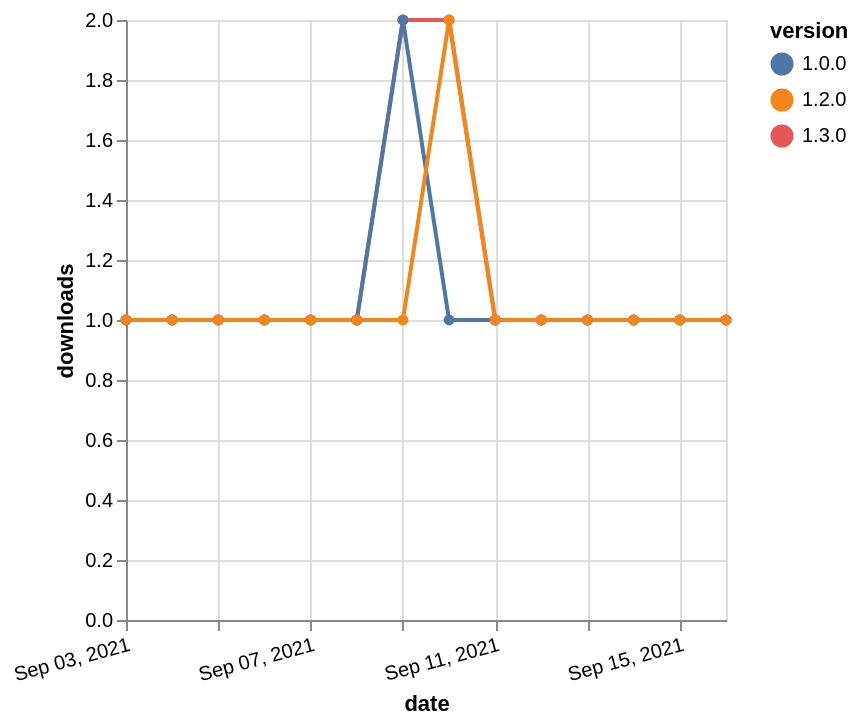

Specify this chart in Vega-Lite:
### Vega-Lite specification from a JSON file in a GitHub repository (floating-point values rounded to 4 significant figures)
{"$schema": "https://vega.github.io/schema/vega-lite/v5.json", "description": "A simple bar chart with embedded data.", "data": {"values": [{"date": "2021-09-03", "total": 165, "delta": 1, "version": "1.3.0"}, {"date": "2021-09-04", "total": 166, "delta": 1, "version": "1.3.0"}, {"date": "2021-09-05", "total": 167, "delta": 1, "version": "1.3.0"}, {"date": "2021-09-06", "total": 168, "delta": 1, "version": "1.3.0"}, {"date": "2021-09-07", "total": 169, "delta": 1, "version": "1.3.0"}, {"date": "2021-09-08", "total": 170, "delta": 1, "version": "1.3.0"}, {"date": "2021-09-09", "total": 172, "delta": 2, "version": "1.3.0"}, {"date": "2021-09-10", "total": 174, "delta": 2, "version": "1.3.0"}, {"date": "2021-09-11", "total": 175, "delta": 1, "version": "1.3.0"}, {"date": "2021-09-12", "total": 176, "delta": 1, "version": "1.3.0"}, {"date": "2021-09-13", "total": 177, "delta": 1, "version": "1.3.0"}, {"date": "2021-09-14", "total": 178, "delta": 1, "version": "1.3.0"}, {"date": "2021-09-15", "total": 179, "delta": 1, "version": "1.3.0"}, {"date": "2021-09-16", "total": 180, "delta": 1, "version": "1.3.0"}, {"date": "2021-09-03", "total": 218, "delta": 1, "version": "1.0.0"}, {"date": "2021-09-04", "total": 219, "delta": 1, "version": "1.0.0"}, {"date": "2021-09-05", "total": 220, "delta": 1, "version": "1.0.0"}, {"date": "2021-09-06", "total": 221, "delta": 1, "version": "1.0.0"}, {"date": "2021-09-07", "total": 222, "delta": 1, "version": "1.0.0"}, {"date": "2021-09-08", "total": 223, "delta": 1, "version": "1.0.0"}, {"date": "2021-09-09", "total": 225, "delta": 2, "version": "1.0.0"}, {"date": "2021-09-10", "total": 226, "delta": 1, "version": "1.0.0"}, {"date": "2021-09-11", "total": 227, "delta": 1, "version": "1.0.0"}, {"date": "2021-09-12", "total": 228, "delta": 1, "version": "1.0.0"}, {"date": "2021-09-13", "total": 229, "delta": 1, "version": "1.0.0"}, {"date": "2021-09-14", "total": 230, "delta": 1, "version": "1.0.0"}, {"date": "2021-09-15", "total": 231, "delta": 1, "version": "1.0.0"}, {"date": "2021-09-16", "total": 232, "delta": 1, "version": "1.0.0"}, {"date": "2021-09-03", "total": 177, "delta": 1, "version": "1.2.0"}, {"date": "2021-09-04", "total": 178, "delta": 1, "version": "1.2.0"}, {"date": "2021-09-05", "total": 179, "delta": 1, "version": "1.2.0"}, {"date": "2021-09-06", "total": 180, "delta": 1, "version": "1.2.0"}, {"date": "2021-09-07", "total": 181, "delta": 1, "version": "1.2.0"}, {"date": "2021-09-08", "total": 182, "delta": 1, "version": "1.2.0"}, {"date": "2021-09-09", "total": 183, "delta": 1, "version": "1.2.0"}, {"date": "2021-09-10", "total": 185, "delta": 2, "version": "1.2.0"}, {"date": "2021-09-11", "total": 186, "delta": 1, "version": "1.2.0"}, {"date": "2021-09-12", "total": 187, "delta": 1, "version": "1.2.0"}, {"date": "2021-09-13", "total": 188, "delta": 1, "version": "1.2.0"}, {"date": "2021-09-14", "total": 189, "delta": 1, "version": "1.2.0"}, {"date": "2021-09-15", "total": 190, "delta": 1, "version": "1.2.0"}, {"date": "2021-09-16", "total": 191, "delta": 1, "version": "1.2.0"}]}, "width": "container", "mark": {"type": "line", "point": {"filled": true}}, "encoding": {"x": {"field": "date", "type": "temporal", "timeUnit": "yearmonthdate", "title": "date", "axis": {"labelAngle": -15}}, "y": {"field": "delta", "type": "quantitative", "title": "downloads"}, "color": {"field": "version", "type": "nominal"}, "tooltip": {"field": "delta"}}}
